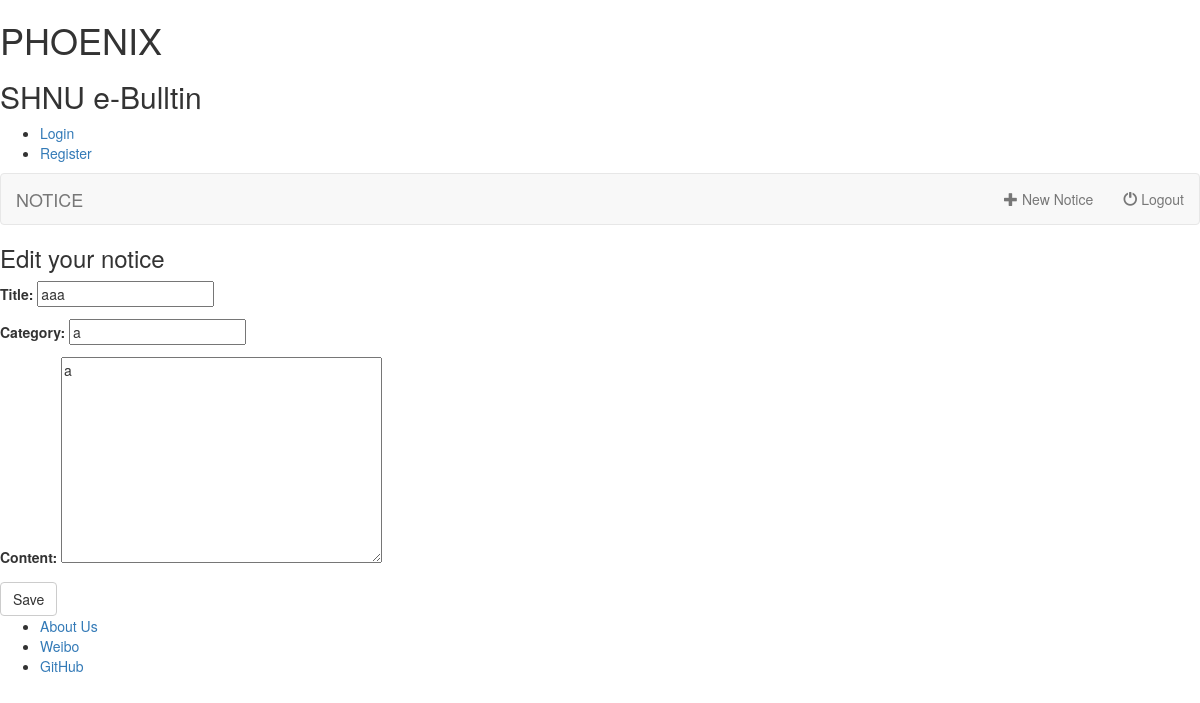
The app's page /article/6/edit/ with its own data.
### article/models.py (models this page shows, shortened)
class Article(models.Model):
    title = models.CharField(max_length = 100)
    category = models.CharField(max_length = 50, blank = True)
    date_time = models.DateTimeField(auto_now_add = True)
    author = models.CharField(max_length=50, default='NULL')
    content = models.TextField(blank = True, null = True)
    class Meta:
        ordering = ['-date_time']

### article/views.py (the view)
# urls.py: url(r'^(?P<id>[0-9]+)/edit/$$', views.edit_post, name='edit_post')
def edit_post(request, id):
    post = get_object_or_404(Article, pk=id)
    if request.method == "POST":
        form = ArticleForm(request.POST, instance=post)
        if form.is_valid():
            post = form.save(commit=False)
            post.author = request.user
            post.save()
            return redirect('/article/' + id, pk=post.pk)
    else:
        form = ArticleForm(instance=post)
    return render(request, 'post_edit.html', {'form': form})

### article/forms.py
class ArticleForm(forms.ModelForm):
    class Meta:
        model = Article
        fields = ['title', 'category', 'content']

### templates/post_edit.html
{% extends 'base.html' %}
{% block content %}
    <h3>Edit your notice</h3>
    <form method="POST" class="notice-form">{% csrf_token %}
        {{  form.as_p }}
        <button type="submit" class="save btn btn-default">Save</button>
    </form>
{% endblock %}

### records on screen
Article: title "aaa", category "a", content "a"
